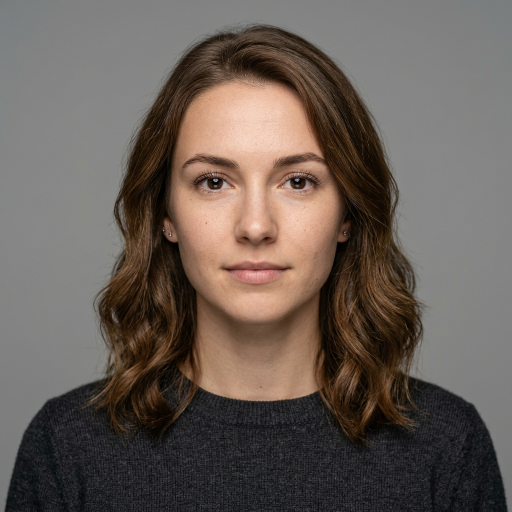
#> input picture samples/AI_face_01.jpg, 1024 x 1024 px (shown at 1/2 size)
$ python -i advanced.py   (imports and definitions only)
#> lines starting #> are read from the running program, lines starting #| are printed output that depends on the picture; after the words box and inside, x2 and y2 are one past the last pixel; in counts of white or black regions, pixels touching at a corner belong together
### forensics.py
"""
forensics.py — classical image forensics for TrustLens (Track 1). Pillow + numpy only.

    from forensics import analyse_image
    result = analyse_image(open("photo.jpg", "rb").read(), "photo.jpg")

Checks:
  integrity   SHA-256 / MD5 hash, size, format, dimensions, analysis time (chain of custody)
  metadata    EXIF camera + editing software + edit dates, PNG text chunks (AI generator
              settings), XMP (IPTC "trainedAlgorithmicMedia" AI marker), C2PA content credentials
  jpeg        estimated JPEG quality from quantization tables
  ela         Error Level Analysis, normalised by local texture so edges don't dominate,
              with the most anomalous region located
  noise       sensor-noise consistency map; pasted or generated regions often have different noise
  agreement   whether ELA and noise point at the same region (much stronger evidence)

Every check returns plain-language "signals" with a severity, used by evidence_analyser.py.
Forensics can show evidence of editing; it can never prove an image is authentic.
"""

import datetime as dt
import hashlib
import io
import json
import re

import numpy as np
from PIL import ExifTags, Image, ImageDraw, ImageFilter, ImageOps

Image.MAX_IMAGE_PIXELS = 80_000_000  # refuse decompression bombs above ~80 MP

# Region thresholds on smoothed robust z-scores (tuned on CASIA v2 forgeries vs authentic camera photos)
ELA_THRESHOLD = 2.5
NOISE_THRESHOLD = 2.5

AI_MARKERS = re.compile(
    r"stable[ _-]?diffusion|sdxl|comfyui|automatic1111|invokeai|midjourney|dall[\s·\-]?e|openai|"
    r"firefly|imagen|gemini|novelai|leonardo\.ai|ideogram|flux\.1|runway|"
    r"trainedalgorithmicmedia|compositewithtrainedalgorithmicmedia|made with ai|ai[ -]generated", re.I)
EDITOR_MARKERS = re.compile(
    r"photoshop|gimp|canva|lightroom|snapseed|picsart|pixlr|affinity|paint\.net|photopea|"
    r"facetune|faceapp|meitu|remini|picmonkey|fotor|befunky", re.I)

# libjpeg standard luminance table (quality 50), used to estimate JPEG quality
STD_LUMA = np.array([
    16, 11, 10, 16, 24, 40, 51, 61, 12, 12, 14, 19, 26, 58, 60, 55, 14, 13, 16, 24, 40, 57, 69, 56,
    14, 17, 22, 29, 51, 87, 80, 62, 18, 22, 37, 56, 68, 109, 103, 77, 24, 35, 55, 64, 81, 104, 113, 92,
    49, 64, 78, 87, 103, 121, 120, 101, 72, 92, 95, 98, 112, 100, 103, 99], dtype=float)


def _signal(check, severity, detail, points_to="none"):
    """severity: info | low | medium | high.  points_to: ai | edited | none"""
    return {"check": check, "severity": severity, "detail": detail, "points_to": points_to}

# ---------------------------------------------------------------------------
# Integrity
# ---------------------------------------------------------------------------

# [53 lines left out: functions integrity, _exif, _xmp, _exif_time, not called in this run]


AI_SOURCE_TYPES = {
    "trainedAlgorithmicMedia": "generated by AI",
    "compositeWithTrainedAlgorithmicMedia": "edited or composited with AI",
    "algorithmicMedia": "generated by an algorithm",
    "compositeSynthetic": "a composite including synthetic elements",
}


# [153 lines left out: functions read_c2pa, verify_c2pa, metadata, jpeg_quality, not called in this run]

# ---------------------------------------------------------------------------
# Block statistics and region finding
# ---------------------------------------------------------------------------

def _block_size(w, h):
    return int(max(8, min(32, round(min(w, h) / 40))))


def _blocks(arr: np.ndarray, b: int, fn) -> np.ndarray:
    h, w = arr.shape[:2]
    hb, wb = h // b, w // b
    a = arr[:hb * b, :wb * b].reshape(hb, b, wb, b)
    return fn(a, axis=(1, 3))


def _robust_z(x: np.ndarray) -> np.ndarray:
    med = np.median(x)
    mad = np.median(np.abs(x - med)) * 1.4826 + 1e-6
    return (x - med) / mad


def _largest_cluster(mask: np.ndarray):
    """4-connected flood fill on a small block grid; returns (cells, (r0, c0, r1, c1)) or None."""
    seen = np.zeros_like(mask, dtype=bool)
    best = None
    for r, c in zip(*np.nonzero(mask)):
        if seen[r, c]:
            continue
        stack, cells = [(r, c)], []
        seen[r, c] = True
        while stack:
            y, x = stack.pop()
            cells.append((y, x))
            for ny, nx in ((y + 1, x), (y - 1, x), (y, x + 1), (y, x - 1)):
                if 0 <= ny < mask.shape[0] and 0 <= nx < mask.shape[1] and mask[ny, nx] and not seen[ny, nx]:
                    seen[ny, nx] = True
                    stack.append((ny, nx))
        if best is None or len(cells) > len(best):
            best = cells
    if not best:
        return None
    ys, xs = zip(*best)
    return len(best), (min(ys), min(xs), max(ys) + 1, max(xs) + 1)


def _region(z: np.ndarray, b: int, threshold: float, min_frac=0.004, max_frac=0.4):
    mask = z > threshold
    found = _largest_cluster(mask)
    if not found:
        return None
    cells, (r0, c0, r1, c1) = found
    frac = cells / mask.size
    if frac < min_frac or frac > max_frac or cells < 2:
        return None
    return {"box": [int(c0 * b), int(r0 * b), int(c1 * b), int(r1 * b)],  # x0, y0, x1, y1 in pixels
            "coverage": round(frac, 4),
            "strength": round(float(np.mean(z[r0:r1, c0:c1][mask[r0:r1, c0:c1]])), 1)}


def _heatmap(values: np.ndarray, size, box=None) -> Image.Image:
    v = values.astype(float)
    hi = np.percentile(v, 99.5) or 1.0
    v = np.clip(v / hi, 0, 1)
    stops = np.array([[0, 0, 4], [87, 16, 110], [188, 55, 84], [249, 142, 9], [252, 255, 164]], float)
    idx = v * (len(stops) - 1)
    lo = np.floor(idx).astype(int).clip(0, len(stops) - 2)
    t = (idx - lo)[..., None]
    rgb = (stops[lo] * (1 - t) + stops[lo + 1] * t).astype(np.uint8)
    im = Image.fromarray(rgb, "RGB").resize(size, Image.NEAREST)
    if box:
        ImageDraw.Draw(im).rectangle(box, outline=(0, 255, 255), width=max(2, size[0] // 300))
    return im

# ---------------------------------------------------------------------------
# Error Level Analysis
# ---------------------------------------------------------------------------

def _gray(img: Image.Image) -> np.ndarray:
    return np.asarray(img.convert("L"), dtype=np.float32)


def _box_blur(a: np.ndarray, r: int = 1) -> np.ndarray:
    p = np.pad(a, r, mode="edge")
    k = 2 * r + 1
    c = np.cumsum(np.cumsum(p, 0), 1)
    c = np.pad(c, ((1, 0), (1, 0)))
    return (c[k:, k:] - c[:-k, k:] - c[k:, :-k] + c[:-k, :-k]) / (k * k)


# [87 lines left out: functions ela, noise_map, _iou, _overlap, _dct_matrix, perceptual_hashes, not called in this run]


def hash_distance(h1: str, h2: str) -> int:
    return bin(int(h1, 16) ^ int(h2, 16)).count("1")


# [180 lines left out: functions _ratio, gps_location, _embedded_thumbnail, thumbnail_check, analyse_image, not called in this run]

### advanced.py
"""
advanced.py — additional forensic tools for TrustLens.

Techniques follow the tool list of Sherloq (github.com/GuidoBartoli/sherloq) and the forensics
literature cited below. The code here is an independent implementation (Sherloq is GPL).

Tools with a verdict (they emit signals, calibrated on real samples; see tests/test_advanced.py).
median_filtering and contrast_enhance did NOT separate edited from authentic images in calibration,
so run_all reports them as experimental measurements only:
  jpeg_ghost        Farid 2009: a region pasted from a lower-quality JPEG "reappears" when the
                    image is re-saved at that lower quality
  copy_move         cloned areas inside one image, via keypoint self-matching + geometric check
                    (needs OpenCV; skipped without it)
  grid_alignment    blocking artefacts from an earlier JPEG save that don't line up with the
                    current 8x8 grid mean the picture was cropped or shifted, then re-saved
  median_filtering  Kirchner & Fridrich 2010: median filtering leaves runs of equal neighbours
  contrast_enhance  Stamm & Liu 2010: contrast/levels adjustments leave peaks and gaps in the
                    pixel-value histogram (only meaningful on high-quality or lossless files)

Inspection layers (no verdict; for a human or the vision model to look at):
  luminance gradient, edge echo, frequency split, colour PCA, min/max deviation, bit plane,
  noise residual, JPEG ghost map

File-structure tools: jpeg_structure (markers, quantisation tables, encoder hints), histogram,
compare_images (is this a copy / edited copy / different picture?).
"""

import io
import struct

import numpy as np
from PIL import Image, ImageDraw, ImageFilter

import forensics as fx

try:
    import cv2
except Exception:  # OpenCV is optional
    cv2 = None


def _signal(check, severity, detail, points_to="none"):
    return fx._signal(check, severity, detail, points_to)


def _gray(img):
    return np.asarray(img.convert("L"), dtype=np.float32)


def _to_img(a: np.ndarray, size=None, colour=True) -> Image.Image:
    """Scale an array to 0..255 (robustly) and render it, optionally with the heatmap palette."""
    if colour:
        return fx._heatmap(a, size or (a.shape[1], a.shape[0]))
    v = a.astype(float)
    lo, hi = np.percentile(v, 0.5), np.percentile(v, 99.5)
    v = np.clip((v - lo) / (hi - lo + 1e-6) * 255, 0, 255).astype(np.uint8)
    im = Image.fromarray(v, "L").convert("RGB")
    return im.resize(size, Image.NEAREST) if size else im

# ---------------------------------------------------------------------------
# JPEG ghost
# ---------------------------------------------------------------------------

GHOST_QUALITIES = list(range(50, 100, 5))


def jpeg_ghost(img: Image.Image, block: int = 16) -> tuple[dict, list[dict], Image.Image]:
    rgb = img.convert("RGB")
    a = np.asarray(rgb, np.float32)
    curves = []
    for q in GHOST_QUALITIES:
        buf = io.BytesIO()
        rgb.save(buf, "JPEG", quality=q)
        r = np.asarray(Image.open(io.BytesIO(buf.getvalue())).convert("RGB"), np.float32)
        curves.append(fx._blocks(((a - r) ** 2).mean(axis=2), block, np.mean))
    D = np.stack(curves)
    qs = np.array(GHOST_QUALITIES)
    Dn = (D - D.min(0)) / (D.max(0) - D.min(0) + 1e-6)
    global_curve = D.mean(axis=(1, 2))
    qg = int(qs[np.argmin(global_curve[:-1])])
    lower = qs < qg - 5
    stats = {"image_best_quality": qg, "region": None}
    if not lower.any():
        return stats, [], _to_img(np.zeros_like(D[0]), rgb.size)
    dip = Dn[qs == qg][0] - Dn[lower].min(0)
    ghost_q = qs[lower][np.argmin(Dn[lower], axis=0)]
    z = fx._box_blur(fx._robust_z(dip), 1)
    region = fx._region(z, block, threshold=2.5, min_frac=0.002)
    stats["region"] = region
    signals = []
    if region:
        x0, y0, x1, y1 = region["box"]
        qmode = int(np.bincount(ghost_q[y0 // block:y1 // block, x0 // block:x1 // block].ravel()).argmax())
        stats["region_quality"] = qmode
        signals.append(_signal("JPEG ghost", "low",
                               f"The area at {region['box']} matches an earlier save at about quality {qmode}, "
                               f"lower than the rest of the image (about {qg}). Content pasted from a lower-quality "
                               "image looks like this. In testing it found every splice from a lower-quality "
                               "source in large photos, and none on authentic photos.", "edited"))
    return stats, signals, _to_img(np.clip(dip, 0, None), rgb.size)

# ---------------------------------------------------------------------------
# Copy-move
# ---------------------------------------------------------------------------

# [109 lines left out: functions copy_move, grid_alignment, not called in this run]


GRID_MIN_STRENGTH = 1.10

# ---------------------------------------------------------------------------
# Median filtering
# ---------------------------------------------------------------------------

# [15 lines left out: function median_filtering, not called in this run]


MEDIAN_RATIO = 0.12

# ---------------------------------------------------------------------------
# Contrast enhancement
# ---------------------------------------------------------------------------

# [16 lines left out: function contrast_enhancement, not called in this run]


CE_MIN_GAPS = 12

# ---------------------------------------------------------------------------
# Inspection layers (no verdict)
# ---------------------------------------------------------------------------

# [35 lines left out: function layer, not called in this run]


LAYERS = {
    "gradient": "Luminance gradient: direction (colour) and strength (brightness) of edges; lighting that "
                "doesn't match neighbouring areas stands out",
    "echo": "Edge echo: second-derivative edges; blurred or sharpened pasted areas look different",
    "frequency": "Frequency split: fine detail only; smoothed or AI-generated areas look emptier",
    "pca": "Colour PCA: colour differences the eye can't easily see; pasted objects often separate",
    "minmax": "Min/max deviation: pixels unlike all their neighbours",
    "bitplane": "Bit plane: one bit of brightness; edited areas break the noise texture",
    "noise_residual": "Noise residual: what remains after removing the picture; noise should look uniform",
}

# ---------------------------------------------------------------------------
# JPEG structure, histogram
# ---------------------------------------------------------------------------

MARKERS = {0xC0: "SOF0 baseline", 0xC1: "SOF1 extended", 0xC2: "SOF2 progressive", 0xC4: "DHT Huffman tables",
           0xDB: "DQT quantisation tables", 0xDD: "DRI restart interval", 0xDA: "SOS start of scan",
           0xFE: "COM comment", 0xD8: "SOI start", 0xD9: "EOI end"}


# [132 lines left out: functions jpeg_structure, histogram, compare_images, run_all, not called in this run]

>>> from PIL import Image
>>> picture = Image.open('samples/AI_face_01.jpg')
#> picture is the input picture: PIL image 1024x1024 RGB; mean R, G, B 103.8, 93.3, 86.7
>>> result = jpeg_ghost(picture)
#> in _blocks, `return fn(a, axis=(1, 3))`:
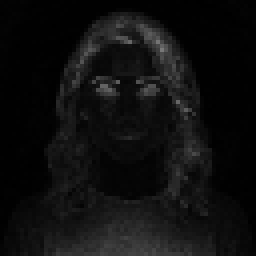
#> returned value: shape (64, 64) float32 (shown 4 times larger); min 0.445, max 120.5, mean 15.2
#> in jpeg_ghost, `global_curve = D.mean(axis=(1, 2))`: global_curve = [15.23, 14.15, 13.05, 11.87, 10.58, 9.27, 7.86, 6.3, 4.59, 2.6]
#> in jpeg_ghost, `qg = int(qs[np.argmin(global_curve[:-1])])`: qg = 90
#> in jpeg_ghost, `lower = qs < qg - 5`: lower = [True, True, True, True, True, True, True, False, False, False]
#> in jpeg_ghost, `ghost_q = qs[lower][np.argmin(Dn[lower], axis=0)]`:
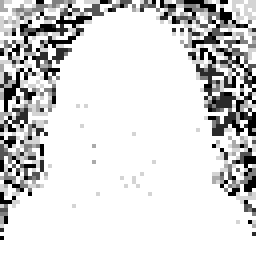
#> ghost_q: shape (64, 64) int64 (shown 4 times larger); min 50, max 80, mean 75.4; drawn with min black and max white
#> in _robust_z, `med = np.median(x)`: med = -0.215
#> in _robust_z, `mad = np.median(np.abs(x - med)) * 1.4826 + 1e-6`: mad = 0.0998
#> in _box_blur, `p = np.pad(a, r, mode="edge")`:
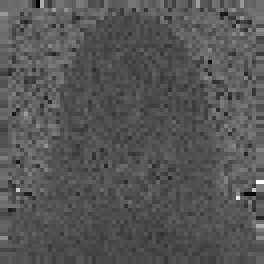
#> p: shape (66, 66) float32 (shown 4 times larger); min -5.9, max 12.18, mean 0.203; drawn with min black and max white
#> in _box_blur, `c = np.cumsum(np.cumsum(p, 0), 1)`:
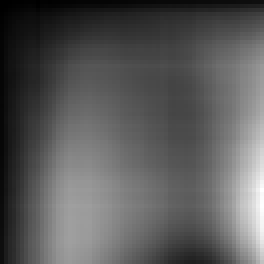
#> c: shape (66, 66) float32 (shown 4 times larger); min 1.36, max 1172, mean 415.4; drawn with min black and max white
#> in _box_blur, `return (c[k:, k:] - c[:-k, k:] - c[k:, :-k] + c[:-k, :-k]) / (k * k)`:
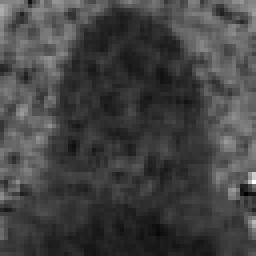
#> returned value: shape (64, 64) float32 (shown 4 times larger); min -1.5, max 4.8, mean 0.169; drawn with min black and max white
#> in _region, `mask = z > threshold`:
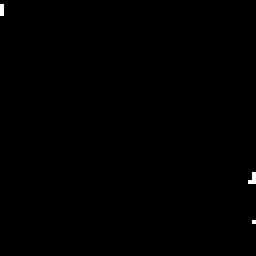
#> mask: shape (64, 64) bool (shown 4 times larger); 0.2% white in thin lines or dots, all inside (x1, y1, x2, y2) = (0, 1, 64, 56)
#> the loop in _largest_cluster, `for r, c in zip(*np.nonzero(mask)):` made 8 passes
#> (r, c, best) on passes 1, 4: (1, 0, [(1, 0), (2, 0), (3, 0)]), (43, 63, [(43, 63), (44, 63), (45, 63), (45, 62)])
#> (r, c) on passes 2, 3, 5, 6, 7, 8: (2, 0), (3, 0), (44, 63), (45, 62), (45, 63), (55, 63)
#> in _largest_cluster, `ys, xs = zip(*best)`: ys = (43, 44, 45, 45); xs = (63, 63, 63, 62)
#> in _region, `found = _largest_cluster(mask)`: found = (4, (43, 62, 46, 64))
#> in _region, `cells, (r0, c0, r1, c1) = found`: cells = 4; r0 = 43; c0 = 62; r1 = 46; c1 = 64
#> in _region, `frac = cells / mask.size`: frac = 0.000977
#> in _heatmap, `hi = np.percentile(v, 99.5) or 1.0`: hi = 0.162
#> in _heatmap, `lo = np.floor(idx).astype(int).clip(0, len(stops) - 2)`: lo: shape (64, 64) int64; 4 distinct labels, from 0 to 3
#> in _heatmap, `rgb = (stops[lo] * (1 - t) + stops[lo + 1] * t).astype(np.uint8)`:
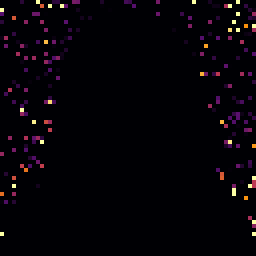
#> rgb: shape (64, 64, 3) (shown 4 times larger); mean of channels 0, 1, 2 5.7, 2.8, 8; drawn as R, G, B
